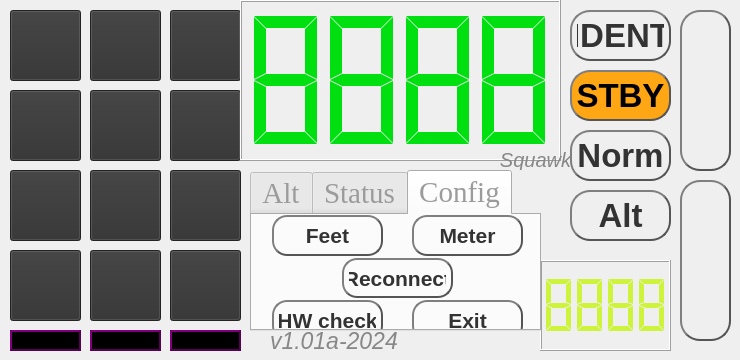
    <widget class="QWidget" name="page_2">
     <widget class="QPushButton" name="pushButton">
      <property name="geometry">
       <rect>
        <x>10</x>
        <y>10</y>
        <width>71</width>
        <height>71</height>
       </rect>
      </property>
      <property name="styleSheet">
       <string notr="true">
QPushButton {
    image: url(:/one.png); 
    background-image: url(:/one.png);  
    background-color: rgb(49, 49, 49);
}
QPushButton:pressed {
    image: url(:/one.png);
    background-image: url(:/one.png);
    background-color: rgb(224, 0, 0);
}</string>
      </property>
      <property name="text">
       <string/>
      </property>
     </widget>
     <widget class="QPushButton" name="pushButton_2">
      <property name="geometry">
       <rect>
        <x>90</x>
        <y>10</y>
        <width>71</width>
        <height>71</height>
       </rect>
      </property>
      <property name="styleSheet">
       <string notr="true">
QPushButton {
    image: url(:/two.png); 
    background-image: url(:/two.png);  
    background-color: rgb(49, 49, 49);
}
QPushButton:pressed {
    image: url(:/two.png);
    background-image: url(:/two.png);
    background-color: rgb(224, 0, 0);
}</string>
      </property>
      <property name="text">
       <string/>
      </property>
     </widget>
     <widget class="QPushButton" name="pushButton_3">
      <property name="geometry">
       <rect>
        <x>170</x>
        <y>10</y>
        <width>71</width>
        <height>71</height>
       </rect>
      </property>
      <property name="styleSheet">
       <string notr="true">
QPushButton {
    image: url(:/tree.png); 
    background-image: url(:/tree.png);  
    background-color: rgb(49, 49, 49);
}
QPushButton:pressed {
    image: url(:/tree.png);
    background-image: url(:/tree.png);
    background-color: rgb(224, 0, 0);
}</string>
      </property>
      <property name="text">
       <string/>
      </property>
     </widget>
     <widget class="QPushButton" name="pushButton_4">
      <property name="geometry">
       <rect>
        <x>10</x>
        <y>90</y>
        <width>71</width>
        <height>71</height>
       </rect>
      </property>
      <property name="styleSheet">
       <string notr="true">
QPushButton {
    image: url(:/fore.png); 
    background-image: url(:/fore.png);  
    background-color: rgb(49, 49, 49);
}
QPushButton:pressed {
    image: url(:/fore.png);
    background-image: url(:/fore.png);
    background-color: rgb(224, 0, 0);
}</string>
      </property>
      <property name="text">
       <string/>
      </property>
     </widget>
     <widget class="QPushButton" name="pushButton_5">
      <property name="geometry">
       <rect>
        <x>90</x>
        <y>90</y>
        <width>71</width>
        <height>71</height>
       </rect>
      </property>
      <property name="styleSheet">
       <string notr="true">
QPushButton {
    image: url(:/five.png); 
    background-image: url(:/five.png);  
    background-color: rgb(49, 49, 49);
}
QPushButton:pressed {
    image: url(:/five.png);
    background-image: url(:/five.png);
    background-color: rgb(224, 0, 0);
}</string>
      </property>
      <property name="text">
       <string/>
      </property>
     </widget>
     <widget class="QPushButton" name="pushButton_6">
      <property name="geometry">
       <rect>
        <x>170</x>
        <y>90</y>
        <width>71</width>
        <height>71</height>
       </rect>
      </property>
      <property name="styleSheet">
       <string notr="true">
QPushButton {
    image: url(:/six.png); 
    background-image: url(:/six.png);  
    background-color: rgb(49, 49, 49);
}
QPushButton:pressed {
    image: url(:/six.png);
    background-image: url(:/six.png);
    background-color: rgb(224, 0, 0);
}</string>
      </property>
      <property name="text">
       <string/>
      </property>
     </widget>
     <widget class="QPushButton" name="pushButton_7">
      <property name="geometry">
       <rect>
        <x>10</x>
        <y>170</y>
        <width>71</width>
        <height>71</height>
       </rect>
      </property>
      <property name="styleSheet">
       <string notr="true">
QPushButton {
    image: url(:/seven.png); 
    background-image: url(:/seven.png);  
    background-color: rgb(49, 49, 49);
}
QPushButton:pressed {
    image: url(:/seven.png);
    background-image: url(:/seven.png);
    background-color: rgb(224, 0, 0);
}</string>
      </property>
      <property name="text">
       <string/>
      </property>
     </widget>
     <widget class="QPushButton" name="pushButton_8">
      <property name="geometry">
       <rect>
        <x>90</x>
        <y>170</y>
        <width>71</width>
        <height>71</height>
       </rect>
      </property>
      <property name="styleSheet">
       <string notr="true">
QPushButton {
    image: url(:/eight.png); 
    background-image: url(:/eight.png);  
    background-color: rgb(49, 49, 49);
}
QPushButton:pressed {
    image: url(:/eight.png);
    background-image: url(:/eight.png);
    background-color: rgb(224, 0, 0);
}</string>
      </property>
      <property name="text">
       <string/>
      </property>
     </widget>
     <widget class="QPushButton" name="pushButton_9">
      <property name="geometry">
       <rect>
        <x>170</x>
        <y>170</y>
        <width>71</width>
        <height>71</height>
       </rect>
      </property>
      <property name="styleSheet">
       <string notr="true">
QPushButton {
    image: url(:/nine.png); 
    background-image: url(:/nine.png);  
    background-color: rgb(49, 49, 49);
}
QPushButton:pressed {
    image: url(:/nine.png);
    background-image: url(:/nine.png);
    background-color: rgb(224, 0, 0);
}</string>
      </property>
      <property name="text">
       <string/>
      </property>
     </widget>
     <widget class="QPushButton" name="pushButton_16">
      <property name="geometry">
       <rect>
        <x>10</x>
        <y>250</y>
        <width>71</width>
        <height>71</height>
       </rect>
      </property>
      <property name="font">
       <font>
        <bold>true</bold>
       </font>
      </property>
      <property name="styleSheet">
       <string notr="true">QPushButton {
    image: url(:/enter.png); 
    background-image: url(:/enter.png);  
    background-color: rgb(49, 49, 49);
}
QPushButton:pressed {
    image: url(:/enter.png);
    background-image: url(:/enter.png);
    background-color: rgb(224, 0, 0);
}</string>
      </property>
      <property name="text">
       <string/>
      </property>
     </widget>
     <widget class="QPushButton" name="pushButton_17">
      <property name="geometry">
       <rect>
        <x>90</x>
        <y>250</y>
        <width>71</width>
        <height>71</height>
       </rect>
      </property>
      <property name="styleSheet">
       <string notr="true">QPushButton {
    image: url(:/zero.png); 
    background-image: url(:/zero.png);  
    background-color: rgb(49, 49, 49);
}
QPushButton:pressed {
    image: url(:/zero.png);
    background-image: url(:/zero.png);
    background-color: rgb(224, 0, 0);
}</string>
      </property>
      <property name="text">
       <string/>
      </property>
     </widget>
     <widget class="QPushButton" name="pushButton_18">
      <property name="geometry">
       <rect>
        <x>170</x>
        <y>250</y>
        <width>71</width>
        <height>71</height>
       </rect>
      </property>
      <property name="styleSheet">
       <string notr="true">QPushButton {
    image: url(:/del.png); 
    background-image: url(:/del.png);  
    background-color: rgb(49, 49, 49);
}
QPushButton:pressed {
    image: url(:/del.png);
    background-image: url(:/del.png);
    background-color: rgb(224, 0, 0);
}</string>
      </property>
      <property name="text">
       <string/>
      </property>
     </widget>
     <widget class="QPushButton" name="pushButton_14">
      <property name="geometry">
       <rect>
        <x>10</x>
        <y>330</y>
        <width>71</width>
        <height>21</height>
       </rect>
      </property>
      <property name="font">
       <font>
        <pointsize>10</pointsize>
        <bold>true</bold>
       </font>
      </property>
      <property name="styleSheet">
       <string notr="true">QPushButton {
background-color: rgb(0, 0, 0);
border: 2px solid #505;
border-radius: 15px;
border-style: outset;
background: qradialgradient(
cx: 0.5, cy: -0.4, fx: 0.3, fy: -0.4,
radius: 1.35, stop: 0 #fff, stop: 1 #900
);
padding: 5px;
}


</string>
      </property>
      <property name="text">
       <string>Com. OK</string>
      </property>
     </widget>
     <widget class="QPushButton" name="pushButton_11">
      <property name="geometry">
       <rect>
        <x>90</x>
        <y>330</y>
        <width>71</width>
        <height>21</height>
       </rect>
      </property>
      <property name="font">
       <font>
        <pointsize>10</pointsize>
        <bold>true</bold>
       </font>
      </property>
      <property name="styleSheet">
       <string notr="true">QPushButton {
background-color: rgb(0, 0, 0);
border: 2px solid #505;
border-radius: 15px;
border-style: outset;
background: qradialgradient(
cx: 0.5, cy: -0.4, fx: 0.3, fy: -0.4,
radius: 1.35, stop: 0 #fff, stop: 1 #900
);
padding: 5px;
}


</string>
      </property>
      <property name="text">
       <string>Alt. OK</string>
      </property>
      <property name="checkable">
       <bool>false</bool>
      </property>
     </widget>
     <widget class="QTabWidget" name="tabWidget">
      <property name="geometry">
       <rect>
        <x>250</x>
        <y>170</y>
        <width>291</width>
        <height>161</height>
       </rect>
      </property>
      <property name="font">
       <font>
        <family>Times New Roman</family>
        <pointsize>22</pointsize>
       </font>
      </property>
      <property name="styleSheet">
       <string notr="true">color: rgb(155, 155, 155);
selection-color: rgb(253, 255, 135);

</string>
      </property>
      <property name="currentIndex">
       <number>2</number>
      </property>
      <widget class="QWidget" name="tab">
       <attribute name="title">
        <string>Alt</string>
       </attribute>
       <widget class="QLabel" name="label_2">
        <property name="geometry">
         <rect>
          <x>220</x>
          <y>100</y>
          <width>61</width>
          <height>31</height>
         </rect>
        </property>
        <property name="font">
         <font>
          <pointsize>22</pointsize>
          <italic>true</italic>
         </font>
        </property>
        <property name="styleSheet">
         <string notr="true">color: rgb(135,135,135);</string>
        </property>
        <property name="text">
         <string>Alt. ft.</string>
        </property>
       </widget>
       <widget class="QLCDNumber" name="lcdNumber_3">
        <property name="geometry">
         <rect>
          <x>0</x>
          <y>0</y>
          <width>281</width>
          <height>111</height>
         </rect>
        </property>
        <property name="styleSheet">
         <string notr="true">color: rgb(13, 255, 252);</string>
        </property>
        <property name="smallDecimalPoint">
         <bool>false</bool>
        </property>
        <property name="digitCount">
         <number>5</number>
        </property>
        <property name="segmentStyle">
         <enum>QLCDNumber::SegmentStyle::Flat</enum>
        </property>
        <property name="intValue" stdset="0">
         <number>88888</number>
        </property>
       </widget>
       <zorder>lcdNumber_3</zorder>
       <zorder>label_2</zorder>
      </widget>
      <widget class="QWidget" name="tab_2">
       <attribute name="title">
        <string>Status</string>
       </attribute>
       <widget class="QPlainTextEdit" name="plainTextEdit">
        <property name="geometry">
         <rect>
          <x>0</x>
          <y>0</y>
          <width>271</width>
          <height>121</height>
         </rect>
        </property>
        <property name="font">
         <font>
          <pointsize>14</pointsize>
         </font>
        </property>
        <property name="styleSheet">
         <string notr="true">color: rgb(238, 250, 255);</string>
        </property>
        <property name="verticalScrollBarPolicy">
         <enum>Qt::ScrollBarPolicy::ScrollBarAlwaysOn</enum>
        </property>
        <property name="readOnly">
         <bool>true</bool>
        </property>
        <property name="plainText">
         <string/>
        </property>
       </widget>
      </widget>
      <widget class="QWidget" name="tab_3">
       <attribute name="title">
        <string>Config</string>
       </attribute>
       <widget class="QPushButton" name="pushButton_19">
        <property name="geometry">
         <rect>
          <x>160</x>
          <y>85</y>
          <width>111</width>
          <height>41</height>
         </rect>
        </property>
        <property name="font">
         <font>
          <pointsize>16</pointsize>
          <bold>true</bold>
         </font>
        </property>
        <property name="styleSheet">
         <string notr="true">QPushButton {
color: #333;
border: 2px solid #555;
border-radius: 15px;
border-style: outset;
background: qradialgradient(
cx: 0.3, cy: -0.4, fx: 0.3, fy: -0.4,
radius: 1.35, stop: 0 #fff, stop: 1 #888
);
padding: 5px;
}

QPushButton:pressed {
    background-color: rgb(224, 0, 0);
    border-style: inset;
}</string>
        </property>
        <property name="text">
         <string>Exit</string>
        </property>
       </widget>
       <widget class="QPushButton" name="pushButton_off">
        <property name="geometry">
         <rect>
          <x>20</x>
          <y>85</y>
          <width>111</width>
          <height>41</height>
         </rect>
        </property>
        <property name="font">
         <font>
          <pointsize>16</pointsize>
          <bold>true</bold>
         </font>
        </property>
        <property name="styleSheet">
         <string notr="true">QPushButton {
color: #333;
border: 2px solid #555;
border-radius: 15px;
border-style: outset;
background: qradialgradient(
cx: 0.3, cy: -0.4, fx: 0.3, fy: -0.4,
radius: 1.35, stop: 0 #fff, stop: 1 #888
);
padding: 5px;
}

QPushButton:pressed {
    background-color: rgb(224, 0, 0);
    border-style: inset;
}</string>
        </property>
        <property name="text">
         <string>HW check</string>
        </property>
       </widget>
       <widget class="QPushButton" name="pushButton_12">
        <property name="geometry">
         <rect>
          <x>160</x>
          <y>0</y>
          <width>111</width>
          <height>41</height>
         </rect>
        </property>
        <property name="font">
         <font>
          <pointsize>16</pointsize>
          <bold>true</bold>
         </font>
        </property>
        <property name="styleSheet">
         <string notr="true">QPushButton {
color: #333;
border: 2px solid #555;
border-radius: 15px;
border-style: outset;
background: qradialgradient(
cx: 0.3, cy: -0.4, fx: 0.3, fy: -0.4,
radius: 1.35, stop: 0 #fff, stop: 1 #888
);
padding: 5px;
}

QPushButton:pressed {
    background-color: rgb(224, 0, 0);
    border-style: inset;
}</string>
        </property>
        <property name="text">
         <string>Meter</string>
        </property>
       </widget>
       <widget class="QPushButton" name="pushButton_13">
        <property name="geometry">
         <rect>
          <x>20</x>
          <y>0</y>
          <width>111</width>
          <height>41</height>
         </rect>
        </property>
        <property name="font">
         <font>
          <pointsize>16</pointsize>
          <bold>true</bold>
         </font>
        </property>
        <property name="styleSheet">
         <string notr="true">QPushButton {
color: #333;
border: 2px solid #555;
border-radius: 15px;
border-style: outset;
background: qradialgradient(
cx: 0.3, cy: -0.4, fx: 0.3, fy: -0.4,
radius: 1.35, stop: 0 #fff, stop: 1 #888
);
padding: 5px;
}

QPushButton:pressed {
    background-color: rgb(224, 0, 0);
    border-style: inset;
}</string>
        </property>
        <property name="text">
         <string>Feet</string>
        </property>
       </widget>
       <widget class="QPushButton" name="reconnect_now">
        <property name="geometry">
         <rect>
          <x>90</x>
          <y>43</y>
          <width>111</width>
          <height>40</height>
         </rect>
        </property>
        <property name="font">
         <font>
          <pointsize>16</pointsize>
          <bold>true</bold>
         </font>
        </property>
        <property name="styleSheet">
         <string notr="true">QPushButton {
color: #333;
border: 2px solid #555;
border-radius: 15px;
border-style: outset;
background: qradialgradient(
cx: 0.3, cy: -0.4, fx: 0.3, fy: -0.4,
radius: 1.35, stop: 0 #fff, stop: 1 #888
);
padding: 5px;
}

QPushButton:pressed {
    background-color: rgb(224, 0, 0);
    border-style: inset;
}</string>
        </property>
        <property name="text">
         <string>Reconnect</string>
        </property>
       </widget>
      </widget>
     </widget>
     <widget class="QLCDNumber" name="lcdNumber">
      <property name="geometry">
       <rect>
        <x>240</x>
        <y>0</y>
        <width>321</width>
        <height>161</height>
       </rect>
      </property>
      <property name="font">
       <font>
        <bold>true</bold>
       </font>
      </property>
      <property name="styleSheet">
       <string notr="true">color: rgb(0, 223, 15);</string>
      </property>
      <property name="digitCount">
       <number>4</number>
      </property>
      <property name="segmentStyle">
       <enum>QLCDNumber::SegmentStyle::Flat</enum>
      </property>
      <property name="intValue" stdset="0">
       <number>8888</number>
      </property>
     </widget>
     <widget class="QPushButton" name="pushButton_Ident">
      <property name="geometry">
       <rect>
        <x>570</x>
        <y>10</y>
        <width>101</width>
        <height>51</height>
       </rect>
      </property>
      <property name="font">
       <font>
        <pointsize>25</pointsize>
        <bold>true</bold>
       </font>
      </property>
      <property name="styleSheet">
       <string notr="true">QPushButton {
color: #333;
border: 2px solid #555;
border-radius: 20px;
border-style: outset;
background: qradialgradient(
cx: 0.3, cy: -0.4, fx: 0.3, fy: -0.4,
radius: 1.35, stop: 0 #fff, stop: 1 #888
);
padding: 5px;
}

QPushButton:pressed {
    background-color: rgb(224, 0, 0);
    border-style: inset;
}
</string>
      </property>
      <property name="text">
       <string>IDENT</string>
      </property>
     </widget>
     <widget class="QPushButton" name="pushButton_stby">
      <property name="geometry">
       <rect>
        <x>570</x>
        <y>70</y>
        <width>101</width>
        <height>51</height>
       </rect>
      </property>
      <property name="font">
       <font>
        <pointsize>25</pointsize>
        <bold>true</bold>
       </font>
      </property>
      <property name="styleSheet">
       <string notr="true">QPushButton {
background-color: rgb(255, 166, 20);
border: 2px solid #555;
border-radius: 20px;
border-style: outset;
background: qradialgradient(
cx: 0.5, cy: -0.4, fx: 0.3, fy: -0.4,
radius: 1.35, stop: 0 #fff, stop: 1 #2A0
);
padding: 5px;
}

QPushButton:pressed {
    background-color: rgb(224, 0, 0);
    border-style: inset;
}</string>
      </property>
      <property name="text">
       <string>STBY</string>
      </property>
     </widget>
     <widget class="QPushButton" name="pushButton_norm">
      <property name="geometry">
       <rect>
        <x>570</x>
        <y>130</y>
        <width>101</width>
        <height>51</height>
       </rect>
      </property>
      <property name="font">
       <font>
        <pointsize>25</pointsize>
        <bold>true</bold>
       </font>
      </property>
      <property name="styleSheet">
       <string notr="true">QPushButton {
color: #333;
border: 2px solid #555;
border-radius: 20px;
border-style: outset;
background: qradialgradient(
cx: 0.3, cy: -0.4, fx: 0.3, fy: -0.4,
radius: 1.35, stop: 0 #fff, stop: 1 #888
);
padding: 5px;
}

QPushButton:pressed {
    background-color: rgb(224, 0, 0);
    border-style: inset;
}</string>
      </property>
      <property name="text">
       <string>Norm</string>
      </property>
     </widget>
     <widget class="QPushButton" name="pushButton_alt">
      <property name="geometry">
       <rect>
        <x>570</x>
        <y>190</y>
        <width>101</width>
        <height>51</height>
       </rect>
      </property>
      <property name="font">
       <font>
        <pointsize>25</pointsize>
        <bold>true</bold>
       </font>
      </property>
      <property name="styleSheet">
       <string notr="true">QPushButton {
color: #333;
border: 2px solid #555;
border-radius: 20px;
border-style: outset;
background: qradialgradient(
cx: 0.3, cy: -0.4, fx: 0.3, fy: -0.4,
radius: 1.35, stop: 0 #fff, stop: 1 #888
);
padding: 5px;
}

QPushButton:pressed {
    background-color: rgb(224, 0, 0);
    border-style: inset;
}</string>
      </property>
      <property name="text">
       <string>Alt</string>
      </property>
     </widget>
     <widget class="QLCDNumber" name="lcdNumber_2">
      <property name="geometry">
       <rect>
        <x>540</x>
        <y>260</y>
        <width>131</width>
        <height>91</height>
       </rect>
      </property>
      <property name="font">
       <font>
        <italic>true</italic>
       </font>
      </property>
      <property name="styleSheet">
       <string notr="true">color: rgb(205, 243, 58);</string>
      </property>
      <property name="digitCount">
       <number>4</number>
      </property>
      <property name="segmentStyle">
       <enum>QLCDNumber::SegmentStyle::Flat</enum>
      </property>
      <property name="intValue" stdset="0">
       <number>8888</number>
      </property>
     </widget>
     <widget class="QPushButton" name="pushButton_10">
      <property name="geometry">
       <rect>
        <x>170</x>
        <y>330</y>
        <width>71</width>
        <height>21</height>
       </rect>
      </property>
      <property name="font">
       <font>
        <pointsize>11</pointsize>
        <bold>true</bold>
       </font>
      </property>
      <property name="styleSheet">
       <string notr="true">QPushButton {
background-color: rgb(0, 0, 0);
border: 2px solid #505;
border-radius: 15px;
border-style: outset;
background: qradialgradient(
cx: 0.5, cy: -0.4, fx: 0.3, fy: -0.4,
radius: 1.35, stop: 0 #fff, stop: 1 #900
);
padding: 5px;
}


</string>
      </property>
      <property name="text">
       <string>Ping OK</string>
      </property>
      <property name="checkable">
       <bool>false</bool>
      </property>
     </widget>
     <widget class="QPushButton" name="select_gyro_page">
      <property name="geometry">
       <rect>
        <x>680</x>
        <y>10</y>
        <width>51</width>
        <height>161</height>
       </rect>
      </property>
      <property name="font">
       <font>
        <pointsize>19</pointsize>
        <bold>true</bold>
       </font>
      </property>
      <property name="styleSheet">
       <string notr="true">QPushButton {
image: url(:/forwards.svg); 
color: #333;
border: 2px solid #555;
border-radius: 20px;
border-style: outset;
background: qradialgradient(
cx: 0.3, cy: -0.4, fx: 0.3, fy: -0.4,
radius: 1.35, stop: 0 #fff, stop: 1 #15E
);
padding: 5px;
}

QPushButton:pressed {
    background-color: rgb(224, 0, 0);
    border-style: inset;
}
</string>
      </property>
      <property name="text">
       <string/>
      </property>
     </widget>
     <widget class="QPushButton" name="select_camera_from_transponder">
      <property name="geometry">
       <rect>
        <x>680</x>
        <y>180</y>
        <width>51</width>
        <height>161</height>
       </rect>
      </property>
      <property name="font">
       <font>
        <pointsize>19</pointsize>
        <bold>true</bold>
       </font>
      </property>
      <property name="styleSheet">
       <string notr="true">QPushButton {
image: url(:/backwards.svg); 
color: #333;
border: 2px solid #555;
border-radius: 20px;
border-style: outset;
background: qradialgradient(
cx: 0.3, cy: -0.4, fx: 0.3, fy: -0.4,
radius: 1.35, stop: 0 #fff, stop: 1 #15E
);
padding: 5px;
}

QPushButton:pressed {
    background-color: rgb(224, 0, 0);
    border-style: inset;
}
</string>
      </property>
      <property name="text">
       <string/>
      </property>
     </widget>
     <widget class="QLabel" name="label_17">
      <property name="geometry">
       <rect>
        <x>500</x>
        <y>150</y>
        <width>71</width>
        <height>20</height>
       </rect>
      </property>
      <property name="font">
       <font>
        <pointsize>15</pointsize>
        <italic>true</italic>
       </font>
      </property>
      <property name="styleSheet">
       <string notr="true">color: rgb(135,135,135);</string>
      </property>
      <property name="text">
       <string>Squawk</string>
      </property>
      <property name="alignment">
       <set>Qt::AlignmentFlag::AlignCenter</set>
      </property>
     </widget>
     <widget class="QLabel" name="label_3">
      <property name="geometry">
       <rect>
        <x>270</x>
        <y>330</y>
        <width>151</width>
        <height>21</height>
       </rect>
      </property>
      <property name="font">
       <font>
        <pointsize>17</pointsize>
        <italic>true</italic>
       </font>
      </property>
      <property name="styleSheet">
       <string notr="true">color: rgb(135,135,135);</string>
      </property>
      <property name="text">
       <string>v1.01a-2024</string>
      </property>
     </widget>
     <zorder>pushButton</zorder>
     <zorder>pushButton_2</zorder>
     <zorder>pushButton_3</zorder>
     <zorder>pushButton_4</zorder>
     <zorder>pushButton_5</zorder>
     <zorder>pushButton_6</zorder>
     <zorder>pushButton_7</zorder>
     <zorder>pushButton_8</zorder>
     <zorder>pushButton_9</zorder>
     <zorder>pushButton_16</zorder>
     <zorder>pushButton_17</zorder>
     <zorder>pushButton_18</zorder>
     <zorder>pushButton_14</zorder>
     <zorder>pushButton_11</zorder>
     <zorder>lcdNumber</zorder>
     <zorder>pushButton_Ident</zorder>
     <zorder>pushButton_stby</zorder>
     <zorder>pushButton_alt</zorder>
     <zorder>lcdNumber_2</zorder>
     <zorder>pushButton_10</zorder>
     <zorder>tabWidget</zorder>
     <zorder>pushButton_norm</zorder>
     <zorder>select_gyro_page</zorder>
     <zorder>select_camera_from_transponder</zorder>
     <zorder>label_17</zorder>
     <zorder>label_3</zorder>
    </widget>
